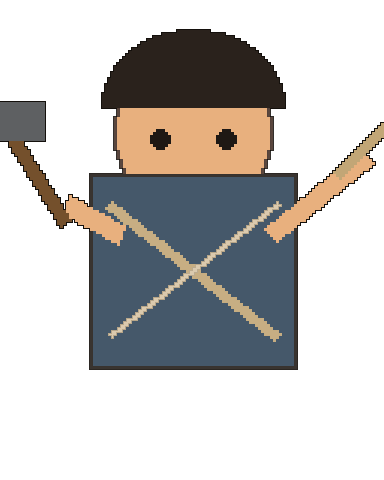
#> input picture assets/characters/artisan/frames/attack/artisan_attack_00.png, 384 x 480 px
$ python -i polish_art_pack_commercial.py   (imports and definitions only)
#> lines starting #> are read from the running program, lines starting #| are printed output that depends on the picture
#> in polish_background, img is the input picture: PIL image 384x480 RGBA; mean R, G, B, A 48.8, 44.6, 40.2, 92.9
#!/usr/bin/env python3
from __future__ import annotations

import json
import shutil
import zipfile
from pathlib import Path

from PIL import Image, ImageChops, ImageDraw, ImageEnhance, ImageFilter, ImageFont


SRC = Path("/Users/xiaoshizi/Desktop/zhouxing_art_pack_v3")
OUT = Path("/Users/xiaoshizi/Desktop/zhouxing_art_pack_commercial_v1")
ZIP = Path("/Users/xiaoshizi/Desktop/zhouxing_art_pack_commercial_v1.zip")


# [11 lines left out: function font, not called in this run]


def save(img: Image.Image, path: Path) -> None:
    path.parent.mkdir(parents=True, exist_ok=True)
    img.save(path)


# [39 lines left out: functions alpha_bbox, add_pixel_outline, add_soft_shadow, polish_sprite, not called in this run]


def add_vignette(img: Image.Image) -> Image.Image:
    img = img.convert("RGBA")
    w, h = img.size
#> w = 384; h = 480
    vignette = Image.new("L", (w, h), 0)
#> vignette: PIL image 384x480 L; every value is 0
    d = ImageDraw.Draw(vignette)
    for i in range(90):
        alpha = int(150 * (i / 90) ** 2)
        d.rectangle((i * w // 180, i * h // 180, w - i * w // 180, h - i * h // 180), outline=alpha, width=max(1, w // 320))
    vignette = ImageChops.invert(vignette).filter(ImageFilter.GaussianBlur(44))
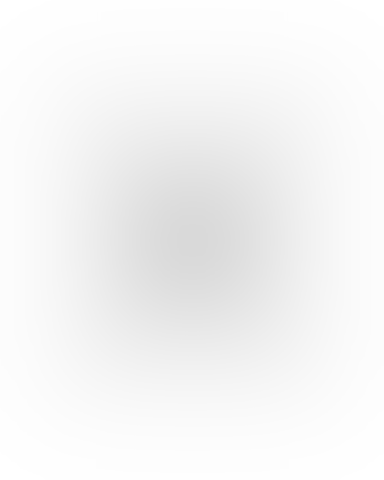
#> vignette: PIL image 384x480 L; min 217, max 255, mean 244.7
    dark = Image.new("RGBA", (w, h), (0, 0, 0, 82))
    dark.putalpha(ImageChops.invert(vignette).point(lambda p: min(110, p)))
    img = Image.alpha_composite(img, dark)
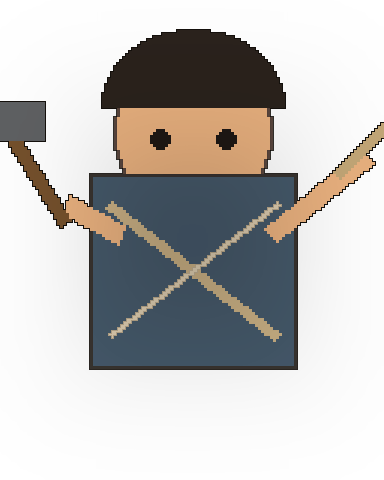
#> img: PIL image 384x480 RGBA; mean R, G, B, A 33.6, 31.9, 30, 96.3; transparent parts drawn white
    grain = Image.new("RGBA", (w, h), (0, 0, 0, 0))
#> grain: PIL image 384x480 RGBA; every value is 0
    gd = ImageDraw.Draw(grain)
    step = 5
    for y in range(0, h, step):
        for x in range(0, w, step):
            a = ((x * 17 + y * 31) % 23)
            if a < 4:
                gd.point((x, y), fill=(255, 230, 180, 10))
    img = Image.alpha_composite(img, grain)
    return ImageEnhance.Contrast(img).enhance(1.06)


def polish_background(path: Path) -> None:
    img = Image.open(path).convert("RGBA")
    img = add_vignette(img)
    img = ImageEnhance.Color(img).enhance(1.04)
    img = ImageEnhance.Sharpness(img).enhance(1.18)
    save(img, path)


# [138 lines left out: functions polish_ui_panel, make_preview, write_commercial_docs, collect_stats, make_zip, main, not called in this run]


# [2 lines not run here, left out]

#> (the run stopped early here; a loop or call above may not have finished)

$ run again, on assets/characters/artisan/frames/death/artisan_death_01.png
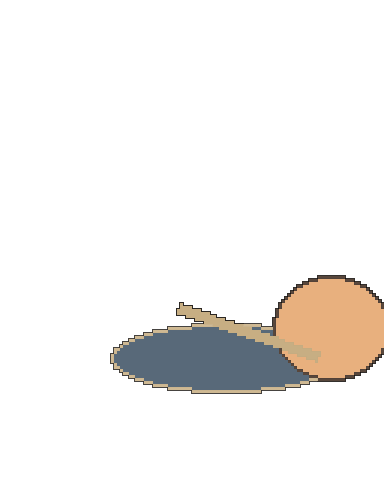
#> input picture assets/characters/artisan/frames/death/artisan_death_01.png, 384 x 480 px
#> in polish_background, img is the input picture: PIL image 384x480 RGBA; mean R, G, B, A 33.9, 28.4, 22.7, 26.5
#> in add_vignette, `img = Image.alpha_composite(img, dark)`:
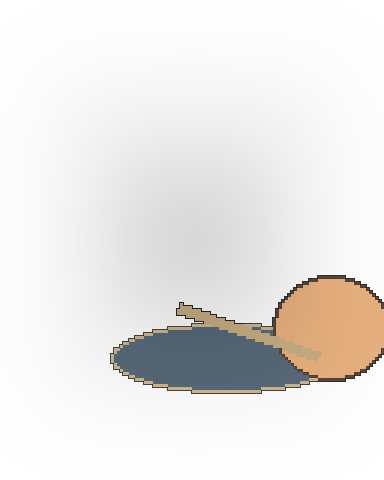
#> img: PIL image 384x480 RGBA; mean R, G, B, A 15.7, 13.7, 11.6, 35.7; transparent parts drawn white
#> grain: PIL image 384x480 RGBA; every value is 0

$ run again, on assets/characters/artisan/frames/heal/artisan_heal_00.png
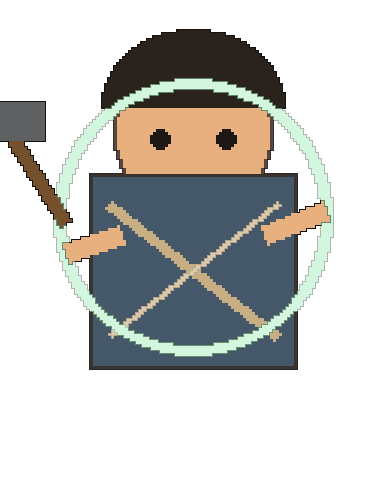
#> input picture assets/characters/artisan/frames/heal/artisan_heal_00.png, 384 x 480 px
#> in polish_background, img is the input picture: PIL image 384x480 RGBA; mean R, G, B, A 50.5, 51.9, 44.1, 89.1
#> in add_vignette, `img = Image.alpha_composite(img, dark)`:
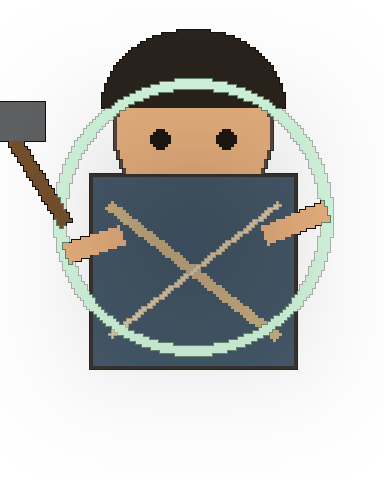
#> img: PIL image 384x480 RGBA; mean R, G, B, A 35.2, 38.2, 33.4, 92.6; transparent parts drawn white
#> grain: PIL image 384x480 RGBA; every value is 0
